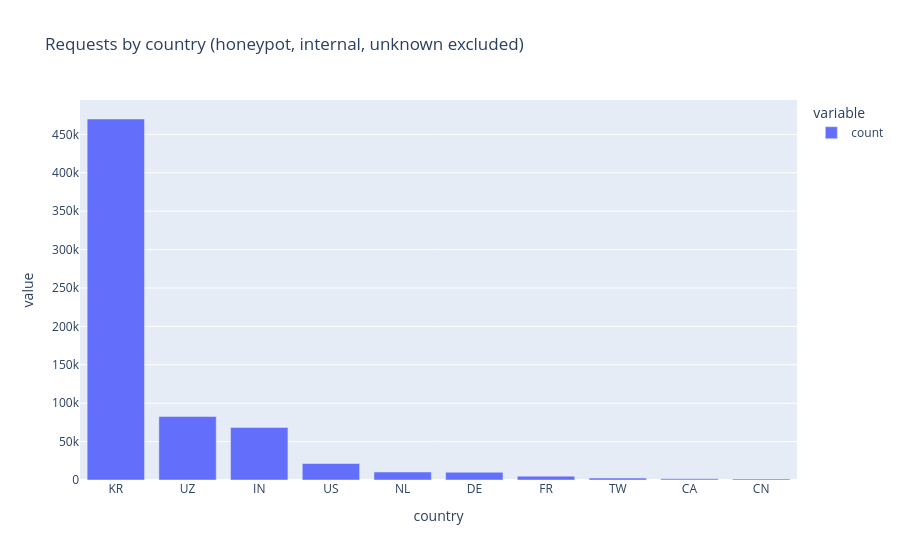

The cell this chart's notebook holds for it:
### Code cell
countries = real[~real.country.isin(['internal', 'unknown'])].country.value_counts().head(10)
px.bar(countries, title='Requests by country (honeypot, internal, unknown excluded)')

### Figure 1 — Plotly figure (JSON) as saved in the notebook; plotly's stock layout.template omitted (floating-point values rounded to 4 significant figures)
{"data": [{"hovertemplate": "variable=count<br>country=%{x}<br>value=%{y}<extra></extra>", "legendgroup": "count", "marker": {"color": "#636efa", "pattern": {"shape": ""}}, "name": "count", "orientation": "v", "showlegend": true, "textposition": "auto", "type": "bar", "x": ["KR", "UZ", "IN", "US", "NL", "DE", "FR", "TW", "CA", "CN"], "xaxis": "x", "y": [469997, 82653, 68466, 21479, 10396, 10109, 5001, 2493, 1492, 1405], "yaxis": "y"}], "layout": {"barmode": "relative", "legend": {"title": {"text": "variable"}, "tracegroupgap": 0}, "title": {"text": "Requests by country (honeypot, internal, unknown excluded)"}, "xaxis": {"anchor": "y", "domain": [0.0, 1.0], "title": {"text": "country"}}, "yaxis": {"anchor": "x", "domain": [0.0, 1.0], "title": {"text": "value"}}}}
